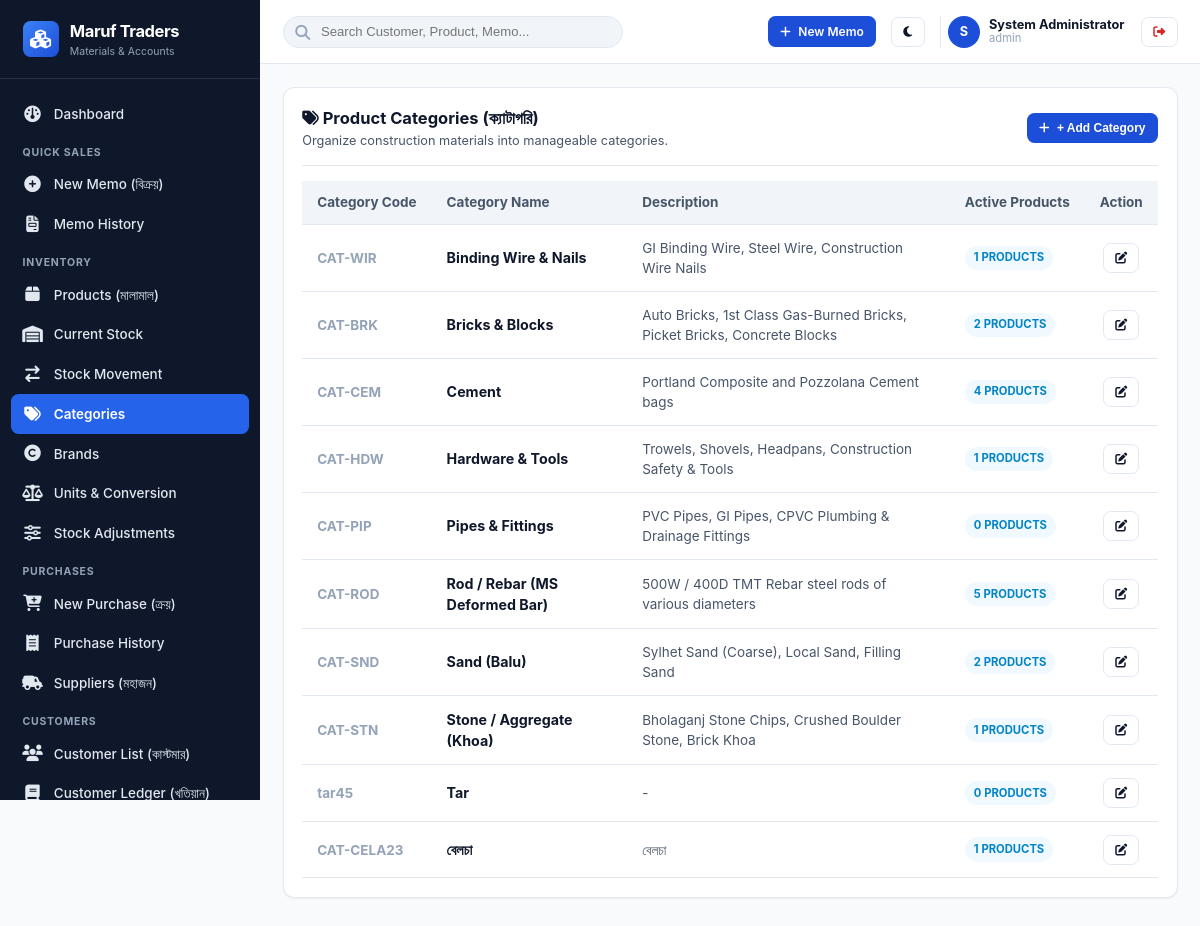
Page /modules/inventory/categories.php (signed in) on the committed database.
### tables this page shows
CREATE TABLE `shops` (
  `id` int(10) unsigned NOT NULL AUTO_INCREMENT,
  `shop_code` varchar(30) NOT NULL,
  `name` varchar(150) NOT NULL,
  `proprietor` varchar(100) DEFAULT NULL,
  `address` text NOT NULL,
  `phone` varchar(30) NOT NULL,
  `alt_phone` varchar(30) DEFAULT NULL,
  `email` varchar(100) DEFAULT NULL,
  `website` varchar(150) DEFAULT NULL,
  `invoice_prefix` varchar(10) NOT NULL DEFAULT 'MT',
  `currency_symbol` varchar(10) NOT NULL DEFAULT '৳',
  `currency_code` varchar(10) NOT NULL DEFAULT 'BDT',
  `currency_position` enum('before','after') NOT NULL DEFAULT 'before',
  `date_format` varchar(20) NOT NULL DEFAULT 'd-m-Y',
  `invoice_footer_shop` text DEFAULT NULL,
  `invoice_footer_customer` text DEFAULT NULL,
  `logo_url` varchar(255) DEFAULT NULL,
  `is_active` tinyint(1) NOT NULL DEFAULT 1,
  `created_at` timestamp NOT NULL DEFAULT current_timestamp(),
  `updated_at` timestamp NOT NULL DEFAULT current_timestamp() ON UPDATE current_timestamp(),
  PRIMARY KEY (`id`),
  UNIQUE KEY `shop_code` (`shop_code`)
);

CREATE TABLE `users` (
  `id` int(10) unsigned NOT NULL AUTO_INCREMENT,
  `shop_id` int(10) unsigned NOT NULL,
  `username` varchar(50) NOT NULL,
  `email` varchar(100) DEFAULT NULL,
  `password_hash` varchar(255) NOT NULL,
  `full_name` varchar(100) NOT NULL,
  `phone` varchar(30) DEFAULT NULL,
  `status` enum('active','inactive','suspended') NOT NULL DEFAULT 'active',
  `theme_preference` enum('light','dark','system') NOT NULL DEFAULT 'system',
  `last_login_at` datetime DEFAULT NULL,
  `last_login_ip` varchar(45) DEFAULT NULL,
  `created_at` timestamp NOT NULL DEFAULT current_timestamp(),
  `updated_at` timestamp NOT NULL DEFAULT current_timestamp() ON UPDATE current_timestamp(),
  PRIMARY KEY (`id`),
  UNIQUE KEY `username` (`username`),
  KEY `fk_users_shop` (`shop_id`),
  CONSTRAINT `fk_users_shop` FOREIGN KEY (`shop_id`) REFERENCES `shops` (`id`) ON DELETE CASCADE
);

CREATE TABLE `categories` (
  `id` int(10) unsigned NOT NULL AUTO_INCREMENT,
  `shop_id` int(10) unsigned NOT NULL,
  `name` varchar(100) NOT NULL,
  `code` varchar(50) DEFAULT NULL,
  `description` text DEFAULT NULL,
  `is_active` tinyint(1) NOT NULL DEFAULT 1,
  `created_at` timestamp NOT NULL DEFAULT current_timestamp(),
  `updated_at` timestamp NOT NULL DEFAULT current_timestamp() ON UPDATE current_timestamp(),
  PRIMARY KEY (`id`),
  UNIQUE KEY `uk_shop_category` (`shop_id`,`name`),
  CONSTRAINT `fk_categories_shop` FOREIGN KEY (`shop_id`) REFERENCES `shops` (`id`) ON DELETE CASCADE
);

### includes/helpers/functions.php (called while the page is built, shortened)
<?php
function e(?string $string): string
{
    return htmlspecialchars((string)($string ?? ''), ENT_QUOTES | ENT_SUBSTITUTE, 'UTF-8');
}
function getShop(int $shopId = 1): array
{
    static $shop = null;
    if ($shop !== null) {
        return $shop;
    }
    try {
        $pdo = Database::getConnection();
        $stmt = $pdo->prepare("SELECT * FROM shops WHERE id = :id AND is_active = 1 LIMIT 1");
        $stmt->execute(['id' => $shopId]);
        $shop = $stmt->fetch() ?: [
            'id' => 1,
            'name' => 'Construction Materials Supply',
            'shop_code' => 'SHOP001',
            'proprietor' => 'Proprietor',
            'address' => 'Shop Address',
            'phone' => '01700000000',
            'invoice_prefix' => 'MT',
            'currency_symbol' => '৳',
            'currency_code' => 'BDT',
            'currency_position' => 'before',
            'date_format' => 'd-m-Y',
            'invoice_footer_shop' => 'Shop Copy',
            'invoice_footer_customer' => 'Customer Copy'
        ];
    } catch (\Throwable $e) {
        $shop = [
            'id' => 1,
            'name' => 'Construction Materials Supply',
            'shop_code' => 'SHOP001',
            'phone' => '01700000000',
            'currency_symbol' => '৳',
            'currency_position' => 'before',
            'date_format' => 'd-m-Y'
        ];
    }
    return $shop;
}

### includes/auth/Auth.php (called while the page is built, shortened)
<?php
class Auth
{
    private static ?array $currentUser = null;
    private static ?array $permissions = null;
    public static function check(): bool
    {
        return !empty($_SESSION['user_id']);
    }
    public static function id(): ?int
    {
        return $_SESSION['user_id'] ?? null;
    }
    public static function user(): ?array
    {
        if (self::$currentUser !== null) {
            return self::$currentUser;
        }
        $userId = self::id();
        try {
            $pdo = Database::getConnection();
            $stmt = $pdo->prepare("SELECT * FROM users WHERE id = :id LIMIT 1");
            $stmt->execute(['id' => $userId]);
            self::$currentUser = $stmt->fetch() ?: null;
        } catch (\Throwable $e) {
            self::$currentUser = null;
        }
        return self::$currentUser;
    }
    private static function loadPermissions(int $userId): void
    {
        try {
            $pdo = Database::getConnection();
            $stmtRole = $pdo->prepare("SELECT r.slug FROM roles r
                                      JOIN user_roles ur ON r.id = ur.role_id
                                      WHERE ur.user_id = :uid");
            $stmtRole->execute(['uid' => $userId]);
            $roles = $stmtRole->fetchAll(PDO::FETCH_COLUMN);
            if (in_array('super_admin', $roles, true)) {
                self::$permissions = ['*'];
                return;
            }
            $stmtPerms = $pdo->prepare("SELECT DISTINCT p.slug
                                       FROM permissions p
                                       JOIN role_permissions rp ON p.id = rp.permission_id
                                       JOIN user_roles ur ON rp.role_id = ur.role_id
                                       WHERE ur.user_id = :uid");
            $stmtPerms->execute(['uid' => $userId]);
            self::$permissions = $stmtPerms->fetchAll(PDO::FETCH_COLUMN);
        } catch (\Throwable $e) {
            self::$permissions = [];
        }
    }
    public static function hasPermission(string $permissionSlug): bool
    {
        if (in_array('*', self::$permissions ?? [], true)) {
            return true;
        }
        return in_array($permissionSlug, self::$permissions ?? [], true);
    }
}

### modules/inventory/categories.php (the view, shortened to what this page needs)
<?php
$shopId = Auth::shopId();
$pdo = DB::pdo();
$stmt = $pdo->prepare("SELECT c.*, COUNT(p.id) as product_count
                       FROM categories c
                       LEFT JOIN products p ON c.id = p.category_id AND p.is_active = 1
                       WHERE c.shop_id = :s
                       GROUP BY c.id ORDER BY c.name ASC");
$stmt->execute(['s' => $shopId]);
$categories = $stmt->fetchAll();
$activeMenu = 'inventory';
$activeSub = 'categories';
require_once INCLUDES_PATH . '/templates/header.php';
require_once INCLUDES_PATH . '/templates/sidebar.php';
require_once INCLUDES_PATH . '/templates/navbar.php';
?>
<div class="card">
  <div class="card-header">
    <div>
      <h1 class="card-title"><i class="fa fa-tags"></i> Product Categories (ক্যাটাগরি)</h1>
      <p style="font-size:0.85rem;color:var(--text-secondary);">Organize construction materials into manageable categories.</p>
    </div>
    <button type="button" class="btn btn-primary btn-sm" onclick="openCategoryModal()">
      <i class="fa fa-plus"></i> + Add Category
    </button>
  </div>
  <div class="table-responsive">
    <table class="table">
      <thead>
        <tr>
          <th>Category Code</th>
          <th>Category Name</th>
          <th>Description</th>
          <th>Active Products</th>
          <th style="text-align:center;">Action</th>
        </tr>
      </thead>
      <tbody>
        <?php foreach ($categories as $c): ?>
          <tr>
            <td style="font-weight:700;color:var(--text-muted);"><?= e($c['code'] ?: 'CAT-' . $c['id']) ?></td>
            <td style="font-weight:700;font-size:0.95rem;"><?= e($c['name']) ?></td>
            <td style="color:var(--text-secondary);"><?= e($c['description'] ?: '-') ?></td>
            <td><span class="badge badge-info"><?= $c['product_count'] ?> Products</span></td>
            <td style="text-align:center;">
              <button type="button" class="btn btn-secondary btn-sm" onclick='editCategory(<?= json_encode($c, JSON_HEX_APOS | JSON_HEX_QUOT) ?>)'>
                <i class="fa fa-edit"></i>
              </button>
            </td>
          </tr>
        <?php endforeach; ?>
      </tbody>
    </table>
  </div>
</div>
<?php
require_once INCLUDES_PATH . '/templates/footer.php';
?>

### includes/templates/sidebar.php (shortened to what this page needs)
<?php
$activeMenu = $activeMenu ?? '';
$activeSub = $activeSub ?? '';
$shop = getShop();
?>
<aside class="app-sidebar" id="app-sidebar">
  <a href="<?= BASE_URL ?>/modules/dashboard/" class="sidebar-brand">
    <div class="brand-icon">
      <i class="fa fa-cubes"></i>
    </div>
    <div>
      <div class="brand-name"><?= e(mb_strimwidth($shop['name'] ?? 'Nirman ERP', 0, 18, '...')) ?></div>
      <div style="font-size:0.7rem;color:var(--text-sidebar-muted);">Materials & Accounts</div>
    </div>
  </a>
  <ul class="sidebar-menu">
    <?php if (Auth::hasPermission('dashboard.view')): ?>
      <li class="menu-item <?= $activeMenu === 'dashboard' ? 'active' : '' ?>">
        <a href="<?= BASE_URL ?>/modules/dashboard/">
          <span class="menu-icon"><i class="fa fa-gauge"></i></span>
          <span>Dashboard</span>
        </a>
      </li>
    <?php endif; ?>
    <li class="menu-category">Quick Sales</li>
    <?php if (Auth::hasPermission('sales.create')): ?>
      <li class="menu-item <?= $activeSub === 'new-memo' ? 'active' : '' ?>">
        <a href="<?= BASE_URL ?>/modules/sales/new-memo.php">
          <span class="menu-icon"><i class="fa fa-plus-circle"></i></span>
          <span>New Memo (বিক্রয়)</span>
        </a>
      </li>
    <?php endif; ?>
    <?php if (Auth::hasPermission('sales.view')): ?>
      <li class="menu-item <?= $activeSub === 'memo-history' ? 'active' : '' ?>">
        <a href="<?= BASE_URL ?>/modules/sales/memo-history.php">
          <span class="menu-icon"><i class="fa fa-file-invoice"></i></span>
          <span>Memo History</span>
        </a>
      </li>
    <?php endif; ?>
    <li class="menu-category">Inventory</li>
    <?php if (Auth::hasPermission('inventory.view')): ?>
      <li class="menu-item <?= $activeSub === 'products' ? 'active' : '' ?>">
        <a href="<?= BASE_URL ?>/modules/inventory/products.php">
          <span class="menu-icon"><i class="fa fa-box"></i></span>
          <span>Products (মালামাল)</span>
        </a>
      </li>
      <li class="menu-item <?= $activeSub === 'stock' ? 'active' : '' ?>">
        <a href="<?= BASE_URL ?>/modules/inventory/stock.php">
          <span class="menu-icon"><i class="fa fa-warehouse"></i></span>
          <span>Current Stock</span>
        </a>
      </li>
      <li class="menu-item <?= $activeSub === 'stock-movement' ? 'active' : '' ?>">
        <a href="<?= BASE_URL ?>/modules/inventory/stock-movement.php">
          <span class="menu-icon"><i class="fa fa-arrow-right-arrow-left"></i></span>
          <span>Stock Movement</span>
        </a>
      </li>
    <?php endif; ?>
    <?php if (Auth::hasPermission('inventory.manage')): ?>
      <li class="menu-item <?= $activeSub === 'categories' ? 'active' : '' ?>">
        <a href="<?= BASE_URL ?>/modules/inventory/categories.php">
          <span class="menu-icon"><i class="fa fa-tags"></i></span>
          <span>Categories</span>
        </a>
      </li>
      <li class="menu-item <?= $activeSub === 'brands' ? 'active' : '' ?>">
        <a href="<?= BASE_URL ?>/modules/inventory/brands.php">
          <span class="menu-icon"><i class="fa fa-copyright"></i></span>
          <span>Brands</span>
        </a>
      </li>
      <li class="menu-item <?= $activeSub === 'units' ? 'active' : '' ?>">
        <a href="<?= BASE_URL ?>/modules/inventory/units.php">
          <span class="menu-icon"><i class="fa fa-scale-balanced"></i></span>
          <span>Units & Conversion</span>
        </a>
      </li>
    <?php endif; ?>
    <?php if (Auth::hasPermission('inventory.adjust')): ?>
      <li class="menu-item <?= $activeSub === 'adjustments' ? 'active' : '' ?>">
        <a href="<?= BASE_URL ?>/modules/inventory/adjustments.php">
          <span class="menu-icon"><i class="fa fa-sliders"></i></span>
          <span>Stock Adjustments</span>
        </a>
      </li>
    <?php endif; ?>
    <li class="menu-category">Purchases</li>
    <?php if (Auth::hasPermission('purchase.create')): ?>
      <li class="menu-item <?= $activeSub === 'new-purchase' ? 'active' : '' ?>">
        <a href="<?= BASE_URL ?>/modules/purchases/new-purchase.php">
          <span class="menu-icon"><i class="fa fa-cart-plus"></i></span>
          <span>New Purchase (ক্রয়)</span>
        </a>
      </li>
    <?php endif; ?>
    <?php if (Auth::hasPermission('purchase.view')): ?>
      <li class="menu-item <?= $activeSub === 'purchase-history' ? 'active' : '' ?>">
        <a href="<?= BASE_URL ?>/modules/purchases/purchase-history.php">
          <span class="menu-icon"><i class="fa fa-receipt"></i></span>
          <span>Purchase History</span>
        </a>
      </li>
    <?php endif; ?>
    <?php if (Auth::hasPermission('supplier.view')): ?>
      <li class="menu-item <?= $activeSub === 'suppliers' ? 'active' : '' ?>">
        <a href="<?= BASE_URL ?>/modules/suppliers/list.php">
          <span class="menu-icon"><i class="fa fa-truck-field"></i></span>
          <span>Suppliers (মহাজন)</span>
        </a>
      </li>
    <?php endif; ?>
    <li class="menu-category">Customers</li>
    <?php if (Auth::hasPermission('customer.view')): ?>
      <li class="menu-item <?= $activeSub === 'customers' ? 'active' : '' ?>">
        <a href="<?= BASE_URL ?>/modules/customers/list.php">
          <span class="menu-icon"><i class="fa fa-users"></i></span>
          <span>Customer List (কাস্টমার)</span>
        </a>
      </li>
      <li class="menu-item <?= $activeSub === 'customer-ledger' ? 'active' : '' ?>">
        <a href="<?= BASE_URL ?>/modules/customers/ledger.php">
          <span class="menu-icon"><i class="fa fa-book"></i></span>
          <span>Customer Ledger (খতিয়ান)</span>
        </a>
      </li>
    <?php endif; ?>
  </ul>
</aside>

### includes/templates/navbar.php (shortened to what this page needs)
<?php
$currentUser = Auth::user();
?>
<main class="app-main">
  <header class="app-navbar no-print">
    <div class="navbar-left">
      <div class="global-search-container">
        <i class="fa fa-search global-search-icon"></i>
        <input type="text" class="global-search-input" id="global-search-input" placeholder="Search Customer, Product, Memo...">
      </div>
    </div>
    <div class="navbar-right">
      <?php if (Auth::hasPermission('sales.create')): ?>
        <a href="<?= BASE_URL ?>/modules/sales/new-memo.php" class="btn btn-primary btn-sm">
          <i class="fa fa-plus"></i> New Memo
        </a>
      <?php endif; ?>
      <button class="btn btn-secondary btn-sm" id="theme-toggle-btn" title="Toggle Light / Dark Mode">
        <i class="fa fa-moon"></i>
      </button>
      <div style="display:flex;align-items:center;gap:0.6rem;padding-left:0.5rem;border-left:1px solid var(--border-color);">
        <div style="width:32px;height:32px;border-radius:var(--radius-full);background:var(--primary);color:#fff;display:flex;align-items:center;justify-content:center;font-weight:700;font-size:0.85rem;">
          <?= strtoupper(substr($currentUser['full_name'] ?? 'U', 0, 1)) ?>
        </div>
        <div style="font-size:0.85rem;line-height:1.2;">
          <div style="font-weight:700;"><?= e($currentUser['full_name'] ?? 'User') ?></div>
          <div style="font-size:0.75rem;color:var(--text-muted);"><?= e($currentUser['username'] ?? '') ?></div>
        </div>
        <a href="<?= BASE_URL ?>/modules/auth/logout.php" class="btn btn-secondary btn-sm" title="Log Out" style="margin-left:0.5rem;color:var(--danger);">
          <i class="fa fa-right-from-bracket"></i>
        </a>
      </div>
    </div>
  </header>
  <div class="app-content">

### rows in the picture
shops: name "Maruf Traders"
users: full_name "S", full_name "System Administrator", username "admin"
categories: code "CAT-WIR", name "Binding Wire & Nails", description "GI Binding Wire, Steel Wire, Construction Wire Nails", product_count "1"
categories: code "CAT-BRK", name "Bricks & Blocks", description "Auto Bricks, 1st Class Gas-Burned Bricks, Picket Bricks, Concrete Blocks", product_count "2"
categories: code "CAT-CEM", name "Cement", description "Portland Composite and Pozzolana Cement bags", product_count "4"
categories: code "CAT-HDW", name "Hardware & Tools", description "Trowels, Shovels, Headpans, Construction Safety & Tools", product_count "1"
categories: code "CAT-PIP", name "Pipes & Fittings", description "PVC Pipes, GI Pipes, CPVC Plumbing & Drainage Fittings", product_count "0"
categories: code "CAT-ROD", name "Rod / Rebar (MS Deformed Bar)", description "500W / 400D TMT Rebar steel rods of various diameters", product_count "5"
categories: code "CAT-SND", name "Sand (Balu)", description "Sylhet Sand (Coarse), Local Sand, Filling Sand", product_count "2"
categories: code "CAT-STN", name "Stone / Aggregate (Khoa)", description "Bholaganj Stone Chips, Crushed Boulder Stone, Brick Khoa", product_count "1"
categories: code "tar45", name "Tar", description "-", product_count "0"
categories: code "CAT-CELA23", name "বেলচা", description "বেলচা", product_count "1"
